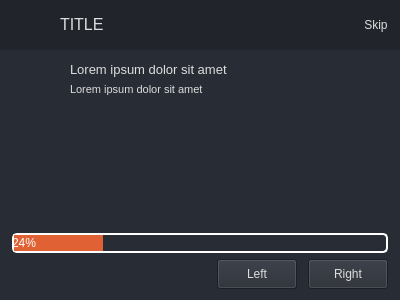
<?xml version="1.0" encoding="UTF-8"?>
<ui version="4.0">
 <class>multipurpose_dialog</class>
 <widget class="QWidget" name="multipurpose_dialog">
  <property name="geometry">
   <rect>
    <x>0</x>
    <y>0</y>
    <width>400</width>
    <height>300</height>
   </rect>
  </property>
  <property name="minimumSize">
   <size>
    <width>400</width>
    <height>0</height>
   </size>
  </property>
  <property name="maximumSize">
   <size>
    <width>16777215</width>
    <height>16777215</height>
   </size>
  </property>
  <property name="windowTitle">
   <string>Dialog</string>
  </property>
  <property name="styleSheet">
   <string notr="true">QWidget{
	color: rgb(221, 221, 221);
}

/* Content App */
#content_top_bg{	
	background-color: rgb(33, 37, 43);
}

/* Top Buttons */
#right_buttons .QPushButton { background-color: rgba(255, 255, 255, 0); border: none;  border-radius: 5px; }
#right_buttons .QPushButton:hover { background-color: rgb(44, 49, 57); border-style: solid; border-radius: 4px; }
#right_buttons .QPushButton:pressed { background-color: rgb(23, 26, 30); border-style: solid; border-radius: 4px; }
</string>
  </property>
  <widget class="QFrame" name="content_box">
   <property name="geometry">
    <rect>
     <x>0</x>
     <y>50</y>
     <width>400</width>
     <height>251</height>
    </rect>
   </property>
   <property name="minimumSize">
    <size>
     <width>400</width>
     <height>0</height>
    </size>
   </property>
   <property name="styleSheet">
    <string notr="true">background-color: rgb(40, 44, 52);</string>
   </property>
   <layout class="QVBoxLayout" name="content_box_layout">
    <property name="leftMargin">
     <number>12</number>
    </property>
    <property name="topMargin">
     <number>12</number>
    </property>
    <property name="rightMargin">
     <number>12</number>
    </property>
    <property name="bottomMargin">
     <number>12</number>
    </property>
    <item>
     <layout class="QHBoxLayout" name="content_box_horizontal_layout">
      <property name="bottomMargin">
       <number>0</number>
      </property>
      <item>
       <widget class="QLabel" name="icon_severity">
        <property name="maximumSize">
         <size>
          <width>42</width>
          <height>42</height>
         </size>
        </property>
        <property name="frameShape">
         <enum>QFrame::NoFrame</enum>
        </property>
        <property name="text">
         <string/>
        </property>
       </widget>
      </item>
      <item>
       <layout class="QVBoxLayout" name="text_box">
        <property name="leftMargin">
         <number>10</number>
        </property>
        <property name="bottomMargin">
         <number>0</number>
        </property>
        <item>
         <widget class="QLabel" name="message">
          <property name="styleSheet">
           <string notr="true">font-size: 13px;</string>
          </property>
          <property name="text">
           <string>Lorem ipsum dolor sit amet</string>
          </property>
          <property name="alignment">
           <set>Qt::AlignLeading|Qt::AlignLeft|Qt::AlignTop</set>
          </property>
          <property name="wordWrap">
           <bool>true</bool>
          </property>
         </widget>
        </item>
        <item>
         <widget class="QLabel" name="details">
          <property name="styleSheet">
           <string notr="true">font-size: 11px;</string>
          </property>
          <property name="text">
           <string>Lorem ipsum dolor sit amet</string>
          </property>
          <property name="alignment">
           <set>Qt::AlignLeading|Qt::AlignLeft|Qt::AlignTop</set>
          </property>
          <property name="wordWrap">
           <bool>true</bool>
          </property>
         </widget>
        </item>
       </layout>
      </item>
     </layout>
    </item>
    <item>
     <spacer name="vertical_spacer">
      <property name="orientation">
       <enum>Qt::Vertical</enum>
      </property>
      <property name="sizeHint" stdset="0">
       <size>
        <width>20</width>
        <height>5</height>
       </size>
      </property>
     </spacer>
    </item>
    <item>
     <layout class="QVBoxLayout" name="progress_bar_layout">
      <property name="bottomMargin">
       <number>0</number>
      </property>
      <item>
       <widget class="QProgressBar" name="progress_bar">
        <property name="minimumSize">
         <size>
          <width>200</width>
          <height>0</height>
         </size>
        </property>
        <property name="maximumSize">
         <size>
          <width>16777215</width>
          <height>20</height>
         </size>
        </property>
        <property name="styleSheet">
         <string notr="true">QProgressBar
{
    color: #ffffff;
    border-style: outset;
border-width: 2px;
    border-radius: 5px;
    text-align: left;
}
QProgressBar::chunk
{
    background-color:#e06133;
}</string>
        </property>
        <property name="value">
         <number>24</number>
        </property>
       </widget>
      </item>
     </layout>
    </item>
    <item>
     <widget class="QFrame" name="navigation_buttons">
      <property name="maximumSize">
       <size>
        <width>16777215</width>
        <height>40</height>
       </size>
      </property>
      <layout class="QHBoxLayout" name="horizontalLayout_6">
       <property name="leftMargin">
        <number>0</number>
       </property>
       <property name="topMargin">
        <number>0</number>
       </property>
       <property name="rightMargin">
        <number>0</number>
       </property>
       <property name="bottomMargin">
        <number>0</number>
       </property>
       <item>
        <spacer name="left_spacer">
         <property name="orientation">
          <enum>Qt::Horizontal</enum>
         </property>
         <property name="sizeHint" stdset="0">
          <size>
           <width>40</width>
           <height>20</height>
          </size>
         </property>
        </spacer>
       </item>
       <item>
        <widget class="QPushButton" name="left_button">
         <property name="enabled">
          <bool>true</bool>
         </property>
         <property name="minimumSize">
          <size>
           <width>80</width>
           <height>30</height>
          </size>
         </property>
         <property name="cursor">
          <cursorShape>PointingHandCursor</cursorShape>
         </property>
         <property name="layoutDirection">
          <enum>Qt::LeftToRight</enum>
         </property>
         <property name="text">
          <string>Left</string>
         </property>
        </widget>
       </item>
       <item>
        <spacer name="between_spacer">
         <property name="orientation">
          <enum>Qt::Horizontal</enum>
         </property>
         <property name="sizeType">
          <enum>QSizePolicy::Minimum</enum>
         </property>
         <property name="sizeHint" stdset="0">
          <size>
           <width>5</width>
           <height>20</height>
          </size>
         </property>
        </spacer>
       </item>
       <item>
        <widget class="QPushButton" name="right_button">
         <property name="enabled">
          <bool>true</bool>
         </property>
         <property name="minimumSize">
          <size>
           <width>80</width>
           <height>30</height>
          </size>
         </property>
         <property name="cursor">
          <cursorShape>PointingHandCursor</cursorShape>
         </property>
         <property name="layoutDirection">
          <enum>Qt::LeftToRight</enum>
         </property>
         <property name="styleSheet">
          <string notr="true">:disabled {background-color: rgb(52, 59, 72); color: rgba(255, 255, 255, 10%) }</string>
         </property>
         <property name="text">
          <string>Right</string>
         </property>
        </widget>
       </item>
      </layout>
     </widget>
    </item>
   </layout>
  </widget>
  <widget class="QFrame" name="content_top_bg">
   <property name="geometry">
    <rect>
     <x>0</x>
     <y>0</y>
     <width>400</width>
     <height>50</height>
    </rect>
   </property>
   <property name="minimumSize">
    <size>
     <width>400</width>
     <height>50</height>
    </size>
   </property>
   <property name="maximumSize">
    <size>
     <width>16777215</width>
     <height>50</height>
    </size>
   </property>
   <property name="frameShape">
    <enum>QFrame::NoFrame</enum>
   </property>
   <property name="frameShadow">
    <enum>QFrame::Raised</enum>
   </property>
   <layout class="QHBoxLayout" name="horizontalLayout">
    <property name="spacing">
     <number>0</number>
    </property>
    <property name="leftMargin">
     <number>0</number>
    </property>
    <property name="topMargin">
     <number>0</number>
    </property>
    <property name="rightMargin">
     <number>10</number>
    </property>
    <property name="bottomMargin">
     <number>0</number>
    </property>
    <item>
     <widget class="QFrame" name="left_box">
      <property name="sizePolicy">
       <sizepolicy hsizetype="Expanding" vsizetype="Preferred">
        <horstretch>0</horstretch>
        <verstretch>0</verstretch>
       </sizepolicy>
      </property>
      <property name="frameShape">
       <enum>QFrame::NoFrame</enum>
      </property>
      <property name="frameShadow">
       <enum>QFrame::Raised</enum>
      </property>
      <layout class="QHBoxLayout" name="horizontalLayout_3">
       <property name="spacing">
        <number>0</number>
       </property>
       <property name="leftMargin">
        <number>0</number>
       </property>
       <property name="topMargin">
        <number>0</number>
       </property>
       <property name="rightMargin">
        <number>0</number>
       </property>
       <property name="bottomMargin">
        <number>0</number>
       </property>
       <item>
        <widget class="QFrame" name="logo_container">
         <property name="minimumSize">
          <size>
           <width>60</width>
           <height>0</height>
          </size>
         </property>
         <property name="maximumSize">
          <size>
           <width>60</width>
           <height>16777215</height>
          </size>
         </property>
         <layout class="QHBoxLayout" name="horizontalLayout_8">
          <property name="leftMargin">
           <number>0</number>
          </property>
          <property name="topMargin">
           <number>0</number>
          </property>
          <property name="rightMargin">
           <number>0</number>
          </property>
          <property name="bottomMargin">
           <number>0</number>
          </property>
          <item>
           <widget class="QLabel" name="top_logo">
            <property name="minimumSize">
             <size>
              <width>42</width>
              <height>42</height>
             </size>
            </property>
            <property name="maximumSize">
             <size>
              <width>42</width>
              <height>42</height>
             </size>
            </property>
            <property name="text">
             <string/>
            </property>
            <property name="pixmap">
             <pixmap>../images/logo-42x42.png</pixmap>
            </property>
           </widget>
          </item>
         </layout>
        </widget>
       </item>
       <item>
        <widget class="QLabel" name="title_right_info">
         <property name="sizePolicy">
          <sizepolicy hsizetype="Preferred" vsizetype="Expanding">
           <horstretch>0</horstretch>
           <verstretch>0</verstretch>
          </sizepolicy>
         </property>
         <property name="maximumSize">
          <size>
           <width>16777215</width>
           <height>45</height>
          </size>
         </property>
         <property name="styleSheet">
          <string notr="true">font: 12pt;</string>
         </property>
         <property name="text">
          <string>TITLE</string>
         </property>
         <property name="alignment">
          <set>Qt::AlignLeading|Qt::AlignLeft|Qt::AlignVCenter</set>
         </property>
        </widget>
       </item>
      </layout>
     </widget>
    </item>
    <item alignment="Qt::AlignRight">
     <widget class="QFrame" name="right_buttons">
      <property name="minimumSize">
       <size>
        <width>0</width>
        <height>28</height>
       </size>
      </property>
      <property name="frameShape">
       <enum>QFrame::NoFrame</enum>
      </property>
      <property name="frameShadow">
       <enum>QFrame::Raised</enum>
      </property>
      <layout class="QHBoxLayout" name="horizontalLayout_2">
       <property name="spacing">
        <number>5</number>
       </property>
       <property name="leftMargin">
        <number>0</number>
       </property>
       <property name="topMargin">
        <number>0</number>
       </property>
       <property name="rightMargin">
        <number>0</number>
       </property>
       <property name="bottomMargin">
        <number>0</number>
       </property>
       <item>
        <widget class="QPushButton" name="close_button">
         <property name="minimumSize">
          <size>
           <width>28</width>
           <height>28</height>
          </size>
         </property>
         <property name="maximumSize">
          <size>
           <width>28</width>
           <height>28</height>
          </size>
         </property>
         <property name="cursor">
          <cursorShape>PointingHandCursor</cursorShape>
         </property>
         <property name="toolTip">
          <string/>
         </property>
         <property name="text">
          <string>Skip</string>
         </property>
         <property name="iconSize">
          <size>
           <width>20</width>
           <height>20</height>
          </size>
         </property>
        </widget>
       </item>
      </layout>
     </widget>
    </item>
   </layout>
  </widget>
 </widget>
 <resources/>
 <connections/>
</ui>
